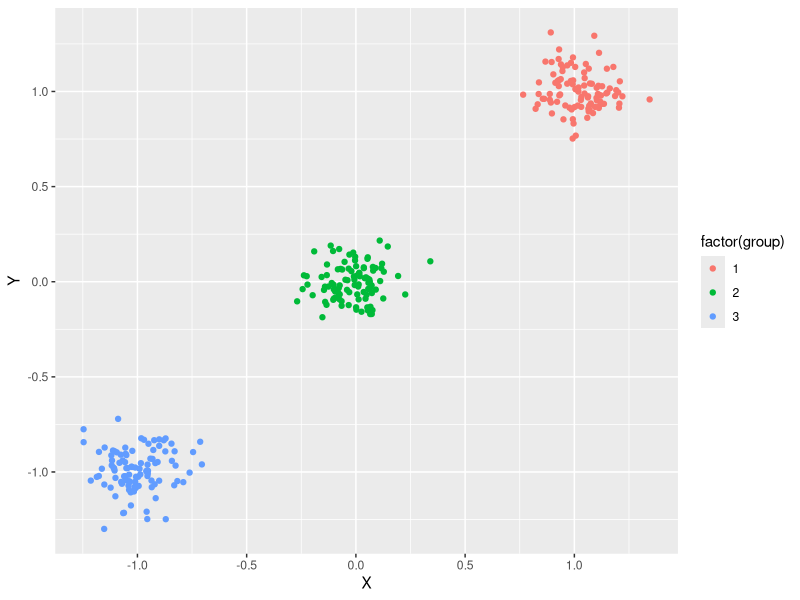
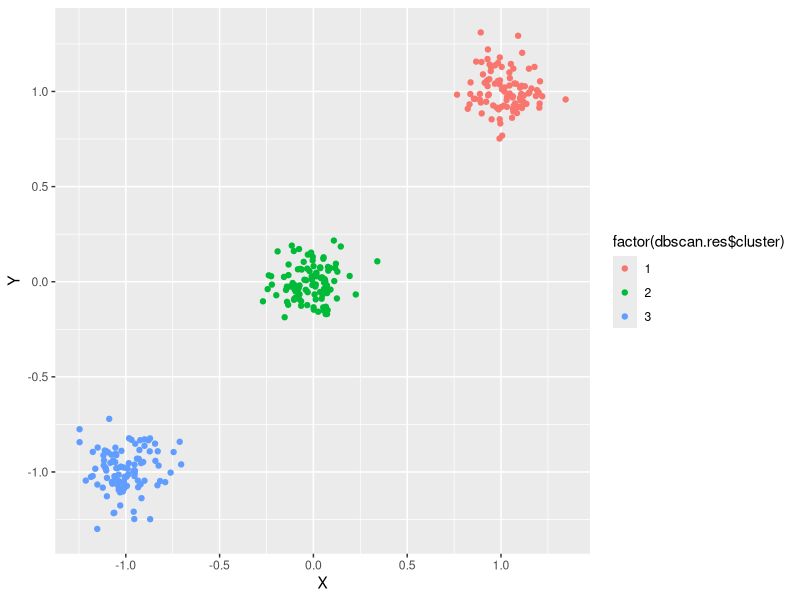
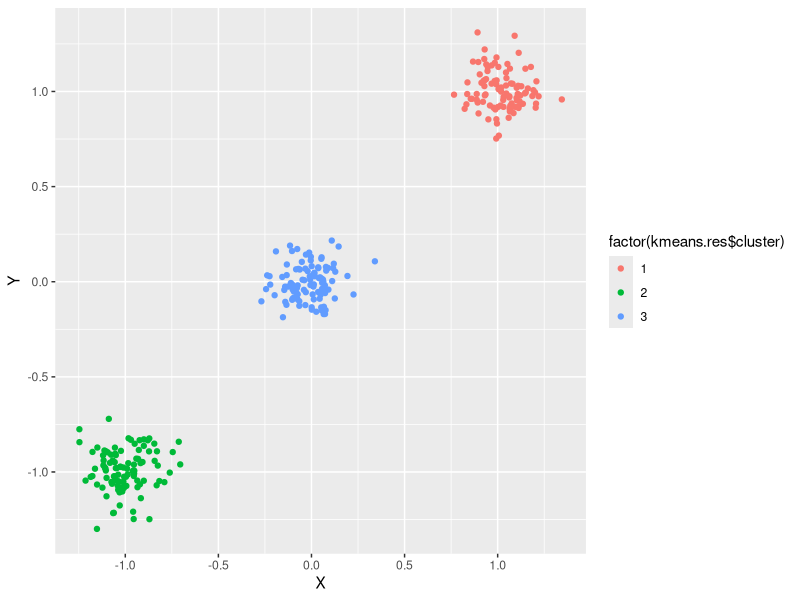

Recreate these plots in R, in order.
library(dplyr)
library(ggplot2)
library(dbscan)

set.seed(1337)

group <- function(label, N = 100, mean = 0, sd = 0.1){
    
    grp <- replicate(2, rnorm(N, mean, sd)) %>% 
           cbind(. , rep(label, N))
    
    return(grp)
}


df <- data.frame(
        rbind(group(1, mean = 1), 
              group(2, mean = 0),
              group(3, mean = -1))
        ) %>% tbl_df

colnames(df) <- c("X", "Y", "group")

ggplot(df, aes(X, Y, color = factor(group))) + geom_point()


dbscan.res <- dbscan(select(df, -group), 0.25)
kmeans.res <- kmeans(select(df, -group), 3)


ggplot(df, aes(X, Y, color = factor(dbscan.res$cluster))) + geom_point()
ggplot(df, aes(X, Y, color = factor(kmeans.res$cluster))) + geom_point()

# Compare K-means, dbscan, EM results
